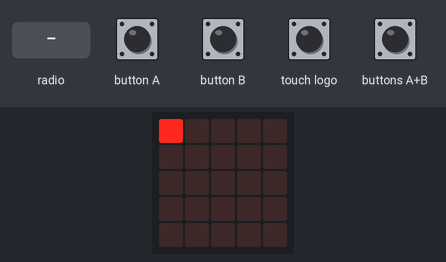
Simulated run of this program. Board: BBC micro:bit (MakeCode). Parts: the board's 5×5 LED display. Inputs (shaded band) come from the test bench.

Above: at 1.2 s.
1.3 s: buttons A+B pressed for 0.15 s
2.0 s: button A pressed for 0.15 s
At 2.41 s:
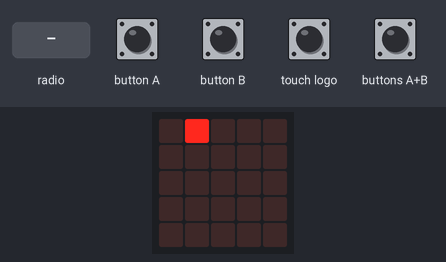
2.7 s: button B pressed for 0.15 s
At 3.07 s:
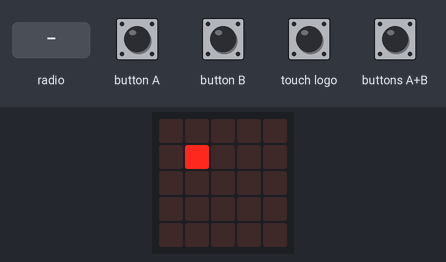
3.4 s: radio message "0" arrives
At 3.46 s:
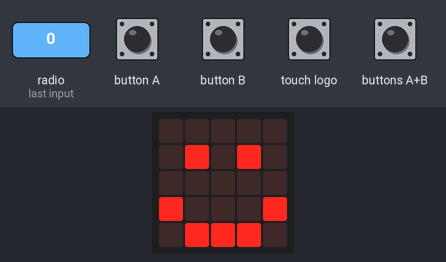
4.9 s: button A pressed for 0.15 s
At 5.27 s:
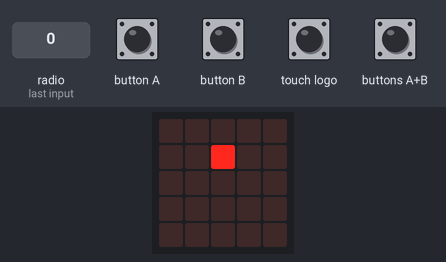
5.6 s: buttons A+B pressed for 1 s
Timing chart, 0 to 8.2 s (numbered marks = the images above; inputs shaded):
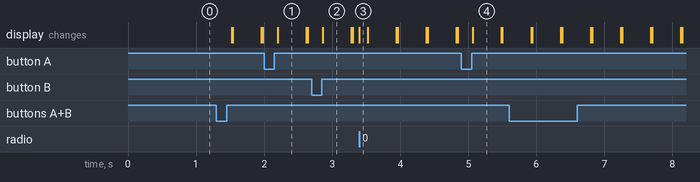

Measured:
- after the input at 2.0 s, the display: changes after 0.20 s (image 1)
- after the input at 2.7 s, the display: changes after 0.16 s (image 2)
- after the input at 3.4 s, the display: changes at once (image 3)
- after the input at 4.9 s, the display: changes after 0.16 s (image 4)
- what the display in image 1 shows lasts 0.4 s, from 2.2 s to 2.6 s

The program:

main.ts
```typescript
radio.onReceivedNumber(function (receivedNumber) {
    basic.clearScreen()
    basic.showIcon(IconNames.Happy)
    basic.pause(5000)
    control.reset()
})
input.onLogoEvent(TouchButtonEvent.Pressed, function () {
    listax.push(x)
    listay.push(y)
    radio.sendValue("x", x)
    radio.sendValue("y", y)
})
input.onButtonPressed(Button.A, function () {
    x += 1
    if (x > 5) {
        x = 1
    }
})
input.onButtonPressed(Button.AB, function () {
    rx = x
    ry = y
})
input.onButtonPressed(Button.B, function () {
    y += 1
    if (y > 5) {
        y = 1
    }
})
radio.onReceivedValue(function (name, value) {
    if (name == "x") {
        tx = value
    }
    if (name == "y") {
        ty = value
    }
    if (tx == rx && ty == ry) {
        radio.sendNumber(0)
        basic.clearScreen()
        basic.showIcon(IconNames.Fabulous)
        basic.pause(5000)
        control.reset()
    }
})
let ty = 0
let tx = 0
let listay: number[] = []
let listax: number[] = []
let y = 0
let x = 0
let ry = 0
let rx = 0
radio.setGroup(1)
rx = -1
ry = -1
x = 1
y = 1
listax = []
listay = []
basic.forever(function () {
    basic.clearScreen()
    led.plot(x - 1, y - 1)
    for (let index = 0; index <= listax.length - 1; index++) {
        led.plot(listax[index] - 1, listay[index] - 1)
    }
    basic.pause(200)
    led.toggle(rx - 1, rx - 1)
})
```

test.ts
```typescript
// aquí va el archivo "tests"; esto no se compilará cuando este paquete se utilice como una extensión.
```
